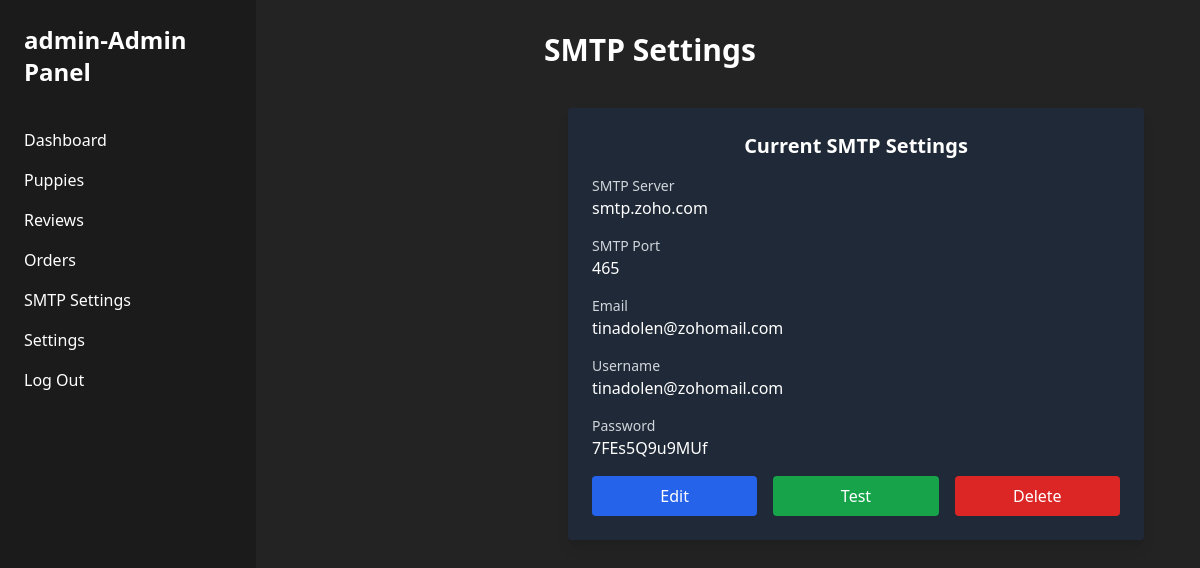
/admin/smtp (signed in), run on the app's committed database.
### tables this page shows
CREATE TABLE settings (
    id INTEGER PRIMARY KEY AUTOINCREMENT,
    logo TEXT,
    phonenumber TEXT,
    site_name TEXT,
    email TEXT,
    password TEXT
, username TEXT, facebook_link TEXT, call_number VARCHAR(20), ig_link VARCHAR(255));

CREATE TABLE smtp_settings (
                id INT AUTO_INCREMENT PRIMARY KEY,
                smtp_server VARCHAR(100) NOT NULL,
                smtp_port INT NOT NULL,
                email VARCHAR(100) NOT NULL,
                username VARCHAR(100) NOT NULL,
                password VARCHAR(200) NOT NULL
            );

### admin_smtp.py (the view, shortened to what this page needs)
@admin_smtp.route('/admin/smtp', methods=['GET', 'POST'])
@login_required
def admin_smtp1():
    settings = None
    cursor = get_connection(True)
    try:
        cursor.execute("SELECT id, smtp_server, smtp_port, email, username, password FROM smtp_settings LIMIT 1")
        result = cursor.fetchone()
        if result:
            settings = {
                'id': result['id'],
                'smtp_server': result['smtp_server'],
                'smtp_port': result['smtp_port'],
                'email': result['email'],
                'username': result['username'],
                'password': result['password']
            }
    except Exception as e:
        flash(f'Error fetching SMTP settings: {str(e)}', 'error')
    finally:
        cursor.close()
    return render_template('admin/smtp.html', settings=settings)

### app.py (called while the page is built)
@app.context_processor
def inject_settings():
    db = get_connection(True)
    try:
        db.execute("SELECT logo, email, phonenumber,call_number,ig_link, site_name,facebook_link FROM settings LIMIT 1")
        settings = db.fetchone() or {}
    finally:
        db.close()
    return dict(site=settings)

### db/connection.py (called while the page is built)
def get_connection(f=True):
    return Database(False)

    def execute(self, query, params=None):
        try:
            if not self.use_mysql:
                query = query.replace("%s", "?")
            self.cursor.execute(query, params or ())
            self.conn.commit()
        except Exception as e:
            print("Database Error:", e)
            raise

    def fetchone(self):
        row = self.cursor.fetchone()
        return dict(row) if row else None

    def close(self):
        self.cursor.close()
        self.conn.close()

### utils.py (called while the page is built)
def login_required(f):
    @wraps(f)
    def decorated_function(*args, **kwargs):
        if not session.get("admin_logged_in"):
            flash("Please log in to access the admin panel.", "warning")
            return redirect(url_for("admin.login", next=request.url))
        return f(*args, **kwargs)
    return decorated_function

### templates/admin/smtp.html (shortened to what this page needs)
{% extends "admin/base.html" %}
{% block heading %}SMTP Settings{% endblock %}
{% block content %}
<div class="max-w-2xl mx-auto p-6">
  {% if not settings %}
    <form id="smtp-form" method="POST" class="bg-gray-800 p-6 rounded shadow-lg space-y-4">
      <h2 class="text-xl font-bold mb-4 text-center text-white">Add SMTP Settings</h2>
      {{ form_fields() }}
      <button type="submit" class="w-full bg-blue-600 hover:bg-blue-500 p-2 rounded text-white">Add Settings</button>
    </form>
  {% else %}
    <div class="bg-gray-800 p-6 rounded shadow-lg space-y-4">
      <h2 class="text-xl font-bold mb-4 text-center text-white">Current SMTP Settings</h2>
      <div class="grid grid-cols-1 md:grid-cols-2 gap-4">
        <div><p class="text-sm font-medium text-gray-300">SMTP Server</p><p class="text-white">{{ settings.smtp_server }}</p></div><br>
        <div><p class="text-sm font-medium text-gray-300">SMTP Port</p><p class="text-white">{{ settings.smtp_port }}</p></div><br>
        <div><p class="text-sm font-medium text-gray-300">Email</p><p class="text-white">{{ settings.email }}</p></div><br>
        <div><p class="text-sm font-medium text-gray-300">Username</p><p class="text-white">{{ settings.username }}</p></div><br>
        <div><p class="text-sm font-medium text-gray-300">Password</p><p class="text-white">{{ settings.password }}</p></div><br>
      </div>
      <div class="flex space-x-4 mt-6">
        <button id="edit-smtp" class="flex-1 bg-blue-600 hover:bg-blue-500 p-2 rounded text-white">Edit</button>
        <button id="test-smtp" class="flex-1 bg-green-600 hover:bg-green-500 p-2 rounded text-white">Test</button>
        <button id="delete-smtp" class="flex-1 bg-red-600 hover:bg-red-500 p-2 rounded text-white">Delete</button>
      </div>
    </div>
  {% endif %}
</div>
{% endblock %}

### templates/admin/base.html (shortened to what this page needs)
<!DOCTYPE html>
<html lang="en">
<head>
  <script src="https://cdn.tailwindcss.com"></script>
</head>
<body class="bg-[#232323] text-white font-sans min-h-screen flex flex-col md:flex-row">
  <aside class="w-full md:w-64 bg-[#1b1b1b] p-6 md:h-screen fixed md:relative top-0 left-0 z-50 md:flex md:flex-col md:space-y-4">
    <h1 class="text-2xl font-bold mb-6">{{session.username}}-Admin Panel</h1>
    <nav class="space-y-4">
      <a href="{{ url_for('admin.dashboard') }}" class="block hover:text-green-400">Dashboard</a>
      <a href="{{ url_for('admin.puppies') }}" class="block hover:text-green-400">Puppies</a>
      <a href="{{ url_for('edit.review') }}" class="block hover:text-green-400">Reviews</a>
      <a href="/admin/orders" class="block hover:text-green-400">Orders</a>
      <a href="/admin/smtp" class="block hover:text-green-400"> SMTP Settings</a>
      <a href="{{ url_for('admin.settings') }}" class="block hover:text-green-400">Settings</a>
      {% if session.admin_logged_in %}
      <a href="{{ url_for('admin.logout') }}" class="block hover:text-green-400">Log Out</a>
      {% else %}
      <a href="{{ url_for('admin.login') }}" class="block hover:text-green-400">Log in</a>
      {% endif %}
    </nav>
  </aside>
  <main class="flex-1 p-8 md:ml-64 bg-[#232323]">
    <h2 class="text-3xl font-semibold mb-4">{% block heading %}Admin{% endblock %}</h2>
    {% block content %}{% endblock %}
  </main>
</body>
</html>

### data on the page
settings: username "admin"
smtp_settings: smtp_server "smtp.zoho.com", smtp_port "465", email "tinadolen@zohomail.com", username "tinadolen@zohomail.com", password "7FEs5Q9u9MUf"
